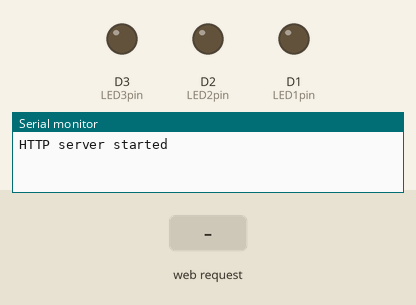
Simulated run of this sketch. Board: ESP8266 (NodeMCU). Shown: output pins drawn as LEDs (lit = HIGH), the last lines printed to the serial monitor. Inputs (shaded band) come from the test bench.

Above: at 1.3 s.
1.4 s: HTTP request GET /avail received
At 2.5 s:
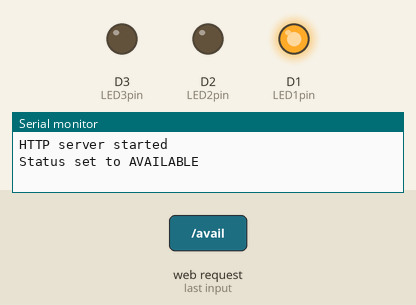
2.9 s: HTTP request GET /knock received
At 3.7 s:
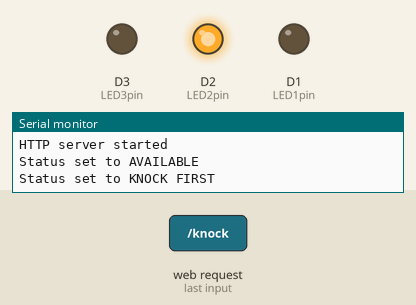
4.4 s: HTTP request GET /dnd received
At 4.8 s:
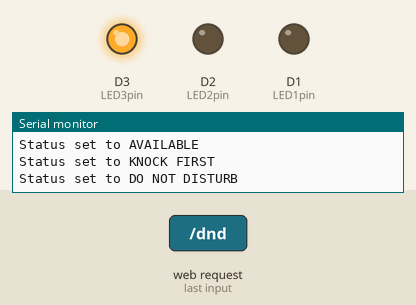
Timing chart, 0 to 7.4 s (numbered marks = the images above; inputs shaded):
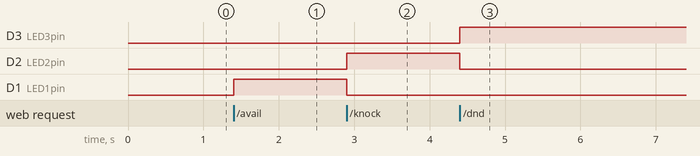

Measured:
- after the input at 1.4 s, D1 (LED1pin): LOW → HIGH at once
- after the input at 2.9 s, D2 (LED2pin): LOW → HIGH at once; D1 (LED1pin): HIGH → LOW at once
- after the input at 4.4 s, D3 (LED3pin): LOW → HIGH at once; D2 (LED2pin): HIGH → LOW at once

The sketch:

statuslight.ino
```cpp
#include <ESP8266WiFi.h>
#include <ESP8266WebServer.h>

/* Put your SSID & Password */
const char* ssid = "StatusLight";  // Enter SSID here
const char* password = "88888888";  //Enter Password here

ESP8266WebServer server(80);

uint8_t LED1pin = D1;
bool LED1status = LOW;

uint8_t LED2pin = D2;
bool LED2status = LOW;

uint8_t LED3pin = D3;
bool LED3status = LOW;

void setup() {
  Serial.begin(115200);
  pinMode(LED1pin, OUTPUT);
  pinMode(LED2pin, OUTPUT);
  pinMode(LED3pin, OUTPUT);
  uint8 mode = 0;
  WiFi.softAP(ssid, password);
  delay(100);
  WiFi.printDiag(Serial);

  server.on("/", handle_OnConnect);
  server.on("/avail", handle_avail);
  server.on("/knock", handle_knock);
  server.on("/dnd", handle_dnd);
  server.onNotFound(handle_NotFound);

  server.begin();
  Serial.println("HTTP server started");
}
void loop() {
  server.handleClient();
  if(LED1status)
  {digitalWrite(LED1pin, HIGH);}
  else
  {digitalWrite(LED1pin, LOW);}

  if(LED2status)
  {digitalWrite(LED2pin, HIGH);}
  else
  {digitalWrite(LED2pin, LOW);}

  if(LED3status)
  {digitalWrite(LED3pin, HIGH);}
  else
  {digitalWrite(LED3pin, LOW);}
}

void handle_OnConnect() {
  Serial.println("Client connected!");
  server.send(200, "text/html", SendHTML(LED1status,LED2status,LED3status));
}

void handle_avail() {
  LED1status = HIGH;
  LED2status = LOW;
  LED3status = LOW;
  Serial.println("Status set to AVAILABLE");
  server.send(200, "text/html", SendHTML(true,false,false));
}

void handle_knock() {
  LED1status = LOW;
  LED2status = HIGH;
  LED3status = LOW;
  Serial.println("Status set to KNOCK FIRST");
  server.send(200, "text/html", SendHTML(false,true,false));
}

void handle_dnd() {
  LED1status = LOW;
  LED2status = LOW;
  LED3status = HIGH;
  Serial.println("Status set to DO NOT DISTURB");
  server.send(200, "text/html", SendHTML(false,false,true));
}

void handle_NotFound(){
  server.send(404, "text/plain", "Not found");
}

String SendHTML(uint8_t led1stat,uint8_t led2stat,uint8_t led3stat){
  String ptr = "<!DOCTYPE html> <html>\n";
  ptr +="<head><meta name=\"viewport\" content=\"width=device-width, initial-scale=1.0, user-scalable=no\">\n";
  ptr +="<title>Human Control</title>\n";
  ptr +="<style>html { font-family: Helvetica; display: inline-block; margin: 0px auto; text-align: center; background-color: #1f1f1f;}\n";
  ptr +="body {margin-top: 50px;} h1 {color: white;margin: 50px auto 30px;} h3 {color: white;margin-bottom: 50px;}\n";
  ptr +=".button {display: block;width: 120px;background-color: #1abc9c;border: none;color: white;padding: 13px; text-decoration: none;font-size: 25px;margin: 0px auto 35px;cursor: pointer;border-radius: 4px;}\n";
  ptr +=".button-avail {background-color: #67b500;}\n";
  ptr +=".button-knock {background-color: #b57f00;}\n";
  ptr +=".button-dnd {background-color: #b50c00;}\n";
  ptr +=".active {color: white;}\n";
  ptr +="p {font-size: 14px;color: #888;margin-bottom: 10px;}\n";
  ptr +="</style>\n";
  ptr +="</head>\n";
  ptr +="<body>\n";
  ptr +="<h1>Human Control</h1>\n";
  ptr +="<h3>Will they ever listen?</h3>\n";
  ptr +="<a class=\"button button-avail\" href=\"/avail\">Available</a>\n";
  ptr +="<a class=\"button button-knock\" href=\"/knock\">Knock First</a>\n";
  ptr +="<a class=\"button button-dnd\" href=\"/dnd\">Do Not Disturb</a>\n";

   if(led1stat)
  {ptr +="<p class=\"active\">Available &#9745;</p>\n";}
  else
  {ptr +="<p>Available</p>\n";}

  if(led2stat)
  {ptr +="<p class=\"active\">Knock First &#9745;</p>\n";}
  else
  {ptr +="<p>Knock First</p>\n";}

  if(led3stat)
  {ptr +="<p class=\"active\">Do Not Disturb &#9745;</p>\n";}
  else
  {ptr +="<p>Do Not Disturb</p>\n";}

  ptr +="</body>\n";
  ptr +="</html>\n";
  return ptr;
}
```
